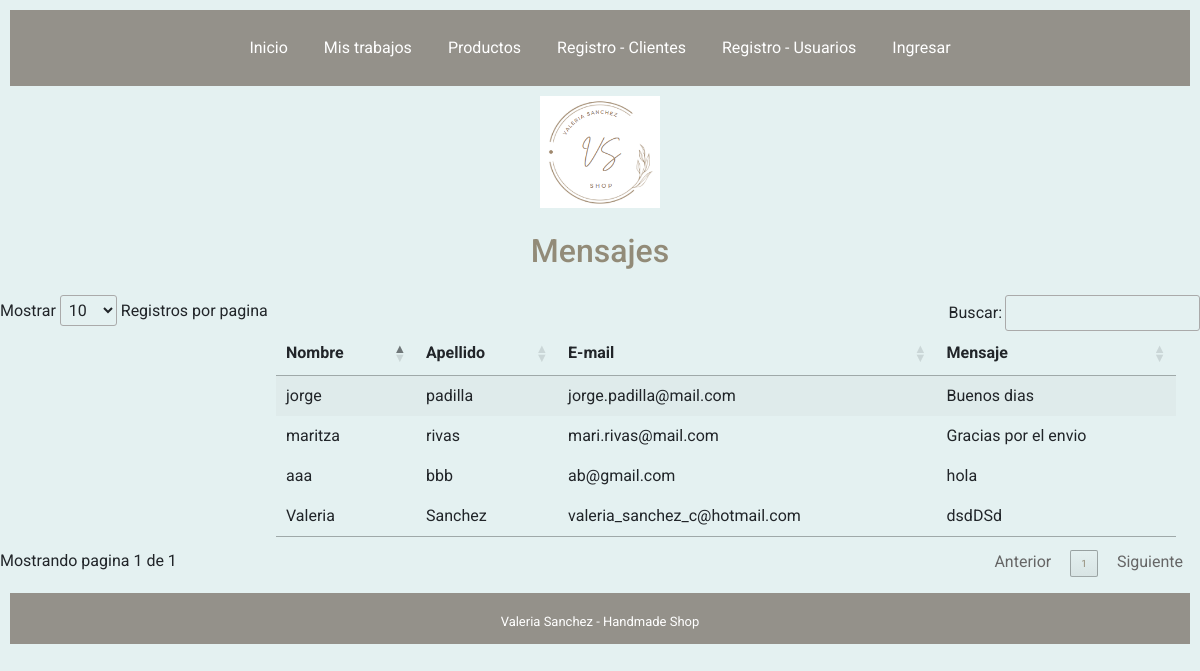
The app's page /mostrar_mensaje/, older data.
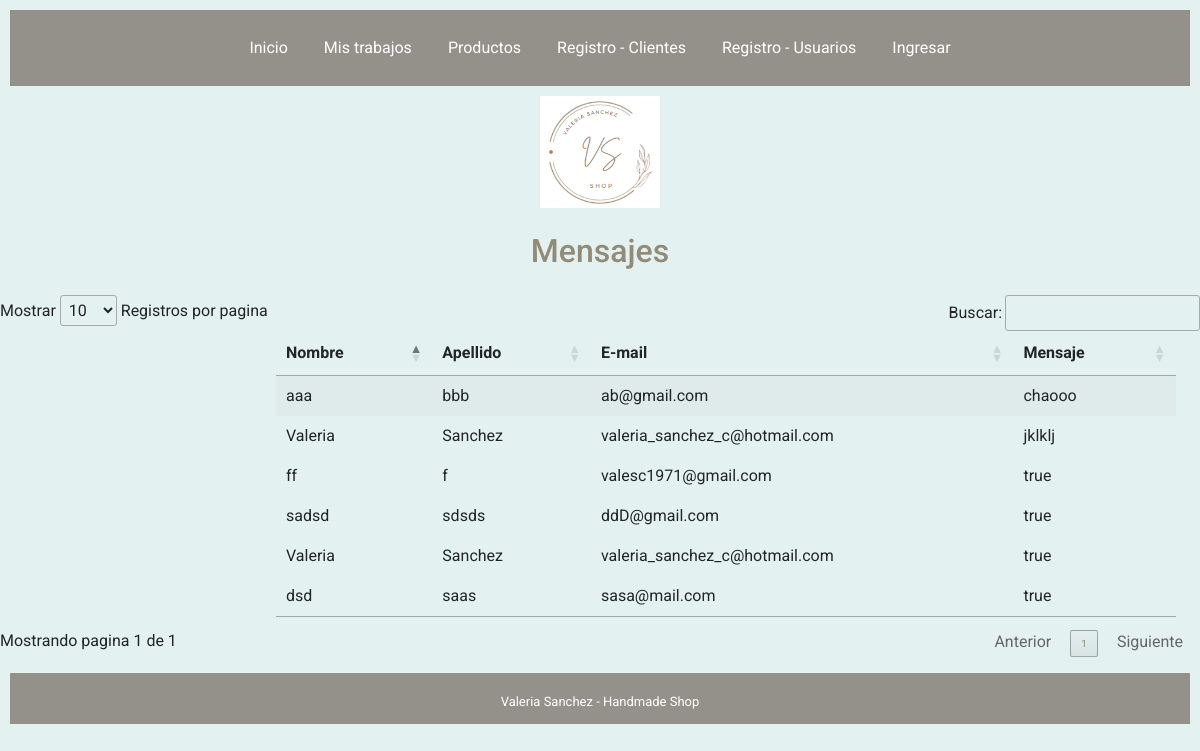
The same page, newer data.
### aplicacion1/models.py (models this page shows)
class Mensaje(models.Model):
    nombre=models.CharField(max_length=50, null=False)
    apellido=models.CharField(max_length=100, null=False)
    email=models.EmailField()
    mensaje=models.CharField(max_length=500, null=False)

### aplicacion1/views.py (the view)
# urls.py: path('mostrar_mensaje/', views.mostrar_mensaje, name='mostrar_mensaje'),
def mostrar_mensaje (request):  #muestra mensajes recibidos
    mensaje=Mensaje.objects.all()
    return render (request,'aplicacion1/mensajes.html',{"data":mensaje})

### aplicacion1/templates/aplicacion1/mensajes.html (shortened to what this page needs)
{%extends 'base_layout.html'%}{%block content%}
<body >
<div id="tabla_mensajes">
<header>
  <h1>Mensajes</h1>
</header>
    <table id="example" class="stripe" style="width:75%; margin-left: 23%">
      <thead>
        <tr>
          <th>Nombre</th>
          <th>Apellido</th>
          <th>E-mail</th>
          <th>Mensaje</th>
        </tr>
      </thead>
      {% for men in data %}
      <tbody>
        <tr>
          <td>{{men.nombre}}</td>
          <td>{{men.apellido}}</td>
          <td>{{men.email}}</td>
          <td>{{men.mensaje}}</td>
        </tr>
      </tbody>
      {% endfor %}
    </table>
</div>
</body>
</html>
{%endblock content%}

Row changes from the older to the newer data that the page shows:
removed Mensaje: nombre "jorge", apellido "padilla", email "jorge.padilla@mail.com", mensaje "Buenos dias"
removed Mensaje: nombre "maritza", apellido "rivas", email "mari.rivas@mail.com", mensaje "Gracias por el envio"
removed Mensaje: nombre "Valeria", apellido "Sanchez", email "valeria_sanchez_c@hotmail.com", mensaje "dsdDSd"
changed Mensaje "aaa": mensaje "hola" → "chaooo"
added Mensaje: nombre "Valeria", apellido "Sanchez", email "valeria_sanchez_c@hotmail.com", mensaje "jklklj"
added Mensaje: nombre "ff", apellido "f", email "valesc1971@gmail.com", mensaje "true"
added Mensaje: nombre "sadsd", apellido "sdsds", email "ddD@gmail.com", mensaje "true"
added Mensaje: nombre "Valeria", apellido "Sanchez", email "valeria_sanchez_c@hotmail.com", mensaje "true"
added Mensaje: nombre "dsd", apellido "saas", email "sasa@mail.com", mensaje "true"
